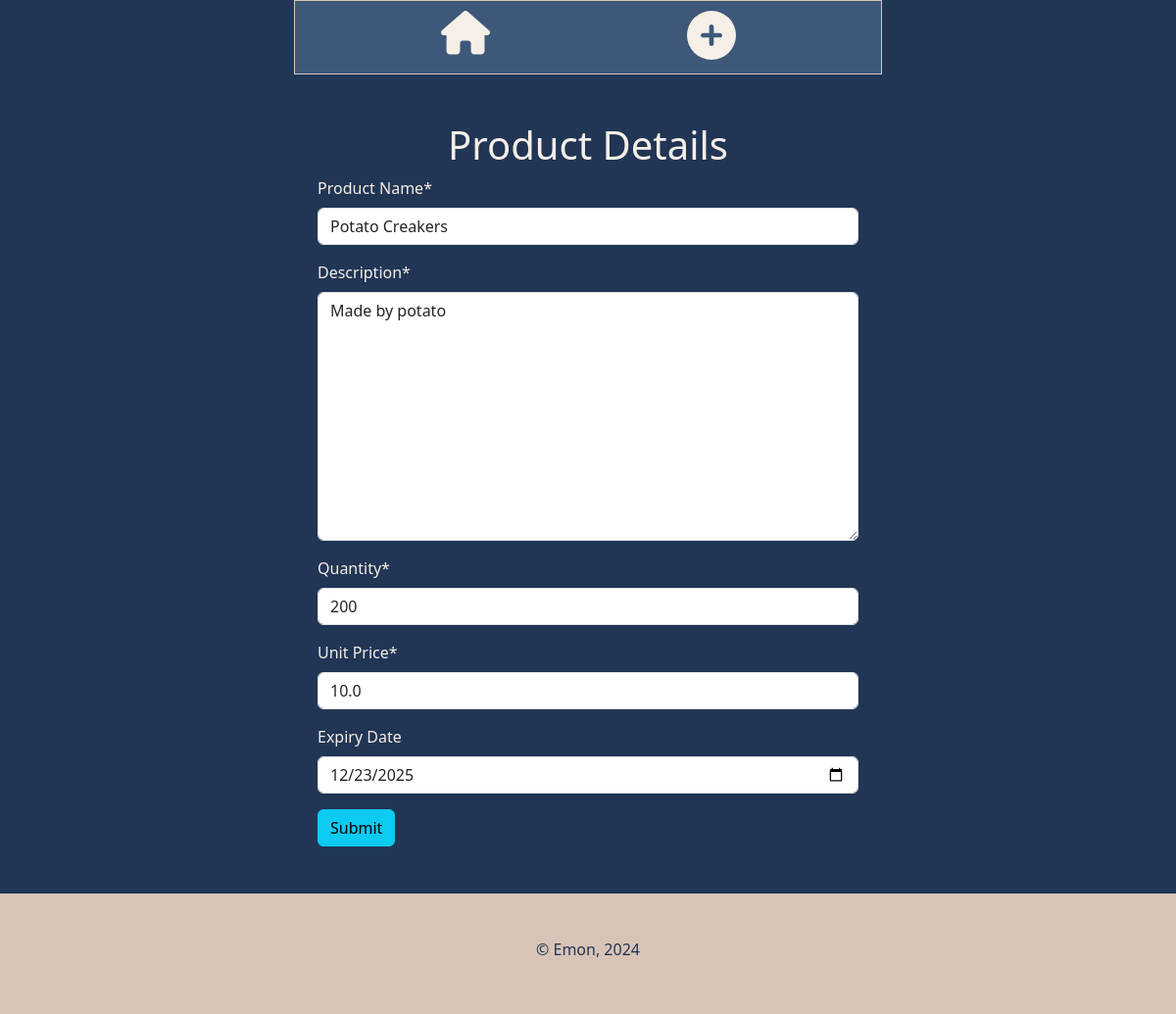
Screenshot of /edit/1 with the database file from the repository.
### mainApp/models.py (models this page shows, shortened)
class Product(models.Model):
    id = models.IntegerField(primary_key=True)
    name = models.CharField(max_length=100)
    description = models.TextField()
    quantity = models.IntegerField()
    price = models.FloatField()
    expiry_date = models.DateTimeField(blank=True, null=True)

### mainApp/views.py (the view)
# urls.py: path('edit/<int:id>', views.editProduct, name='edit')
def editProduct(request, id):
    product = models.Product.objects.get(pk=id)
    if request.method == 'POST':
        form = forms.ProductForm(request.POST, instance=product)
        if form.is_valid():
            form.save()
    else:
        form = forms.ProductForm(instance=product)
    return render(request, 'product_form.html', {'form': form})

### mainApp/forms.py
class ProductForm(forms.ModelForm):
    class Meta:
        model = Product
        exclude = ['id']
        labels = {
            'name' : 'Product Name',
            'price' : 'Unit Price',
            'expiry_date' : 'Expiry Date'
        }
        widgets = {
            'name': forms.TextInput(attrs={'placeholder': 'Enter the product name'}),
            'description': forms.Textarea(attrs={'placeholder': 'Provide a detailed product description'}),
            'quantity': forms.NumberInput(attrs={'placeholder': 'Enter product quantity'}),
            'price': forms.NumberInput(attrs={'placeholder': 'Enter unit price'}),
            'expiry_date': forms.DateInput(attrs={'type': 'date'}),
        }
        error_messages = {
            'name' : {'required' : 'Product should have a valid name'},
            'price' : {'required' : 'Product must have price'},
        }

### mainApp/templates/product_form.html (shortened to what this page needs)
{% extends 'base.html' %}
{% load crispy_forms_tags %}
{% block content %}
<h1 class="text-center">Product Details</h1>
<div class="form-container d-flex justify-content-center">
    <form method="post" class="w-50">
        {{ form|crispy }}
        <button type="submit" class="btn btn-info">Submit</button>
    </form>
</div>
{% endblock %}

### static/style.css (style rules this page uses)
.body-container { background-color: #213555; color: #F5EFE7; }

### rows the page displays
Product: name "Potato Creakers", description "Made by potato", quantity "200", price "10.0", expiry_date "12/23/2025"
